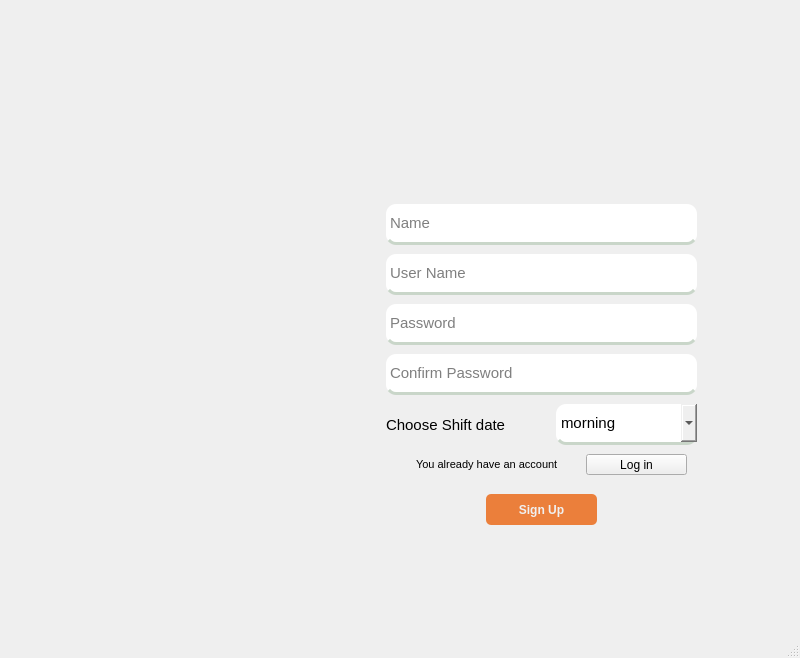
<?xml version="1.0" encoding="UTF-8"?>
<ui version="4.0">
 <class>MainWindow</class>
 <widget class="QMainWindow" name="MainWindow">
  <property name="geometry">
   <rect>
    <x>0</x>
    <y>0</y>
    <width>800</width>
    <height>658</height>
   </rect>
  </property>
  <property name="windowTitle">
   <string>MainWindow</string>
  </property>
  <property name="styleSheet">
   <string notr="true">QWidget#frmLogin,QWidget#frmPopup,QWidget#frmHostInfo,QWidget#frmLogout,QWidget#frmConfig,QWidget#frmData,QWidget#frmDefence,QWidget#frmHost,QWidget#frmMain,QWidget#frmPwd,QWidget#frmSelect,QWidget#frmMessageBox{
	border:1px solid #1B89CA;
	border-radius:0px;	
}

.QFrame{
	border:0px solid #5CACEE;
	border-radius:5px;
}

QWidget#widget_title{
	background: qlineargradient(spread:pad, x1:0, y1:0, x2:0, y2:1, stop:0 #1B89CA, stop:1 #1077B5);
}

QLabel#lab_Ico,QLabel#lab_Title{
	border-radius:0px;
	color: #F0F0F0;
	background-color:rgba(0,0,0,0);
	border-style:none;
}

QLineEdit {
	border: 1px solid #5CACEE;
	border-radius: 5px;
	padding: 2px;
	background: none;
	selection-background-color: #1B89CA;
	border-color: rgb(255, 255, 255);
border-bottom-color: rgb(204, 204, 204);
border-right-color: rgb(204, 204, 204);
border-left-color: rgb(204, 204, 204);

border-bottom-color: rgb(201, 214, 201);
border-radius: 10px;
 border-width: 0px;
 border-bottom-width: 3px;
}

QLineEdit[echoMode=&quot;2&quot;] { 
	lineedit-password-character: 9679; 
}

.QGroupBox{
	border: 1px solid #5CACEE;
	border-radius: 5px;
}

.QPushButton{
	border-style: none;
	border: 0px;
	color: #F0F0F0;
	padding: 5px;	
	min-height: 20px;
	border-radius:5px;
	background: qlineargradient(spread:pad, x1:0, y1:0, x2:0, y2:1, stop:0 #EB7F3B, stop:1 #EB7F3B); 
}

.QPushButton[focusPolicy=&quot;0&quot;] {
	border-style: none;
	border: 0px;
	color: #F0F0F0;
	padding: 0px;	
	min-height: 10px;
	border-radius:3px;
	background: qlineargradient(spread:pad, x1:0, y1:0, x2:0, y2:1, stop:0 #EB7F3B, stop:1 #EB7F3B); 
}

.QPushButton:hover{ 
	background: qlineargradient(spread:pad, x1:0, y1:0, x2:0, y2:1, stop:0 #e49f77, stop:1 #e49f77);
}

.QPushButton:pressed{ 
	background: qlineargradient(spread:pad, x1:0, y1:0, x2:0, y2:1, stop:0 #EB7F3B, stop:1 #EB7F3B);
}

QPushButton#btnMenu,QPushButton#btnMenu_Min,QPushButton#btnMenu_Max,QPushButton#btnMenu_Close{
	border-radius:0px;
	color: #F0F0F0;
	background-color:rgba(0,0,0,0);
	border-style:none;
}

QPushButton#btnMenu:hover,QPushButton#btnMenu_Min:hover,QPushButton#btnMenu_Max:hover{
	background-color: qlineargradient(spread:pad, x1:0, y1:1, x2:0, y2:0, stop:0 rgba(25, 134, 199, 0), stop:1 #5CACEE);
}

QPushButton#btnMenu_Close:hover{
	background-color: qlineargradient(spread:pad, x1:0, y1:1, x2:0, y2:0, stop:0 rgba(238, 0, 0, 128), stop:1 rgba(238, 44, 44, 255));
}


QCheckBox {
	spacing: 2px; 
}

QCheckBox::indicator {
	width: 20px;
	height: 20px;
}

QCheckBox::indicator:unchecked {
	image: url(:/qss_icons/img_rc/checkbox_unchecked.png);
}

QCheckBox::indicator:checked {
	image: url(:/qss_icons/img_rc/checkbox_checked.png); 
}

QRadioButton {
	spacing: 2px;
}

QRadioButton::indicator {
	width: 15px; 
	height: 15px; 
}

QRadioButton::indicator::unchecked {
	image: url(:/qss_icons/img_rc/radio_normal.png); 
}

QRadioButton::indicator::checked {
	image: url(:/qss_icons/img_rc/radio_selected.png); 
}

QComboBox,QDateEdit{
	border-radius: 3px;
	padding: 1px 10px 1px 5px;
	border: 3px solid #5CACEE;
border-bottom-color: rgb(204, 204, 204);
border-right-color: rgb(204, 204, 204);
border-left-color: rgb(204, 204, 204);

border-bottom-color: rgb(201, 214, 201);
border-radius: 10px;
 border-width: 0px;
 border-bottom-width: 3px;
}





QMenu {
	background-color:#F0F0F0;
	margin: 2px;
}

QMenu::item {	
	padding: 2px 12px 2px 12px;
}

QMenu::indicator {
	width: 13px;
	height: 13px;
}

QMenu::item:selected {
	color: #FFFFFF;
	background: qlineargradient(spread:pad, x1:0, y1:0, x2:0, y2:1, stop:0 #1B89CA, stop:1 #1077B5); 
}

QMenu::separator {
	height: 1px;
	background: #5CACEE;
}

QProgressBar {
	border-radius: 5px;
	text-align: center;
	border: 1px solid #5CACEE;
}

QProgressBar::chunk {
	width: 5px; 
	margin: 0.5px;
	background-color: #1B89CA;
}

QSlider::groove:horizontal,QSlider::add-page:horizontal { 
	background: #808080; 
	height: 8px; 
	border-radius: 3px; 
}

QSlider::sub-page:horizontal {
	height: 8px; 
	border-radius: 3px;
	background: qlineargradient(spread:pad, x1:0, y1:0, x2:0, y2:1, stop:0 #1B89CA, stop:1 #1077B5); 
}

QSlider::handle:horizontal {
	width: 13px; 
	margin-top: -3px; 
	margin-bottom: -3px; 
	border-radius: 6px;
	background: qradialgradient(spread:pad, cx:0.5, cy:0.5, radius:0.5, fx:0.5, fy:0.5,stop:0.6 #F0F0F0, stop:0.778409 #5CACEE);
}

QSlider::handle:horizontal:hover {
	background: qradialgradient(spread: pad, cx: 0.5, cy: 0.5, radius: 0.5, fx: 0.5, fy: 0.5, stop: 0.6 #F0F0F0,stop:0.778409 #1B89CA);
}

QSlider::groove:vertical,QSlider::sub-page:vertical {
	background:#808080; 
	width: 8px; 
	border-radius: 3px;
}

QSlider::add-page:vertical {
	width: 8px;
	border-radius: 3px;
	background: qlineargradient(spread:pad, x1:0, y1:0, x2:0, y2:1, stop:0 #1B89CA, stop:1 #1077B5); 
}

QSlider::handle:vertical {
	height: 14px; 
	margin-left: -3px;
	margin-right: -3px;
	border-radius: 6px;
	background: qradialgradient(spread: pad, cx: 0.5, cy: 0.5, radius: 0.5, fx: 0.5, fy: 0.5, stop: 0.6 #F0F0F0, stop:0.778409 #5CACEE);
}

QSlider::handle:vertical:hover {
	background: qradialgradient(spread: pad, cx: 0.5, cy: 0.5, radius: 0.5, fx: 0.5, fy: 0.5, stop: 0.6 #F0F0F0,stop:0.778409 #1B89CA);
}

QScrollBar:vertical {
	width:10px; 
	background-color:rgba(0,0,0,0%); 
	padding-top:10px; 
	padding-bottom:10px;
}

QScrollBar:horizontal {
	height:10px; 
	background-color:rgba(0,0,0,0%); 
	padding-left:10px; padding-right:10px;
}

QScrollBar::handle:vertical {
	width:10px;
	background: qlineargradient(spread:pad, x1:0, y1:0, x2:0, y2:1, stop:0 #5CACEE, stop:1 #4F94CD); 
}

QScrollBar::handle:horizontal {
	height:10px;
	background: qlineargradient(spread:pad, x1:0, y1:0, x2:0, y2:1, stop:0 #5CACEE, stop:1 #4F94CD); 
}

QScrollBar::handle:vertical:hover {
	width:10px;
	background: qlineargradient(spread:pad, x1:0, y1:0, x2:0, y2:1, stop:0 #1B89CA, stop:1 #1077B5); 
}

QScrollBar::handle:horizontal:hover {
	height:10px;
	background: qlineargradient(spread:pad, x1:0, y1:0, x2:0, y2:1, stop:0 #1B89CA, stop:1 #1077B5); 
}

QScrollBar::add-line:vertical {
	height:10px;
	width:10px;
	subcontrol-position: bottom; 
	subcontrol-origin: margin;
	border-image:url(:/qss_icons/img_rc/add-line_vertical.png);
}

QScrollBar::add-line:horizontal {
	height:10px;
	width:10px;
	subcontrol-position: right;
	subcontrol-origin: margin;
	border-image:url(:/qss_icons/img_rc/add-line_horizontal.png);
}

QScrollBar::sub-line:vertical {
	height:10px;
	width:10px;
	subcontrol-position: top; 
	subcontrol-origin: margin;
	border-image:url(:/qss_icons/img_rc/sub-line_vertical.png);
}

QScrollBar::sub-line:horizontal {
	height:10px;
	width:10px;
	subcontrol-position: left;
	subcontrol-origin: margin;
	border-image:url(:/qss_icons/img_rc/sub-line_horizontal.png);
}

QScrollBar::add-page:vertical,QScrollBar::sub-page:vertical {
	width:10px;
	background: #C0C0C0;
}

QScrollBar::add-page:horizontal,QScrollBar::sub-page:horizontal {
	height:10px;
	background: #C0C0C0;
}

QScrollArea {
	border: 0px ; 
}

QTreeView,QListView,QTableView{
	border: 1px solid #5CACEE; 
	selection-background-color: #1B89CA;
	selection-color: #F0F0F0;
}

QTableView::item:selected, QListView::item:selected, QTreeView::item:selected {
	color: #F0F0F0;
	background: qlineargradient(spread:pad, x1:0, y1:0, x2:0, y2:1, stop:0 #1B89CA, stop:1 #1077B5); 
}

QTableView::item:hover, QListView::item:hover, QTreeView::item:hover {
	color: #F0F0F0;
	background: qlineargradient(spread:pad, x1:0, y1:0, x2:0, y2:1, stop:0 #5CACEE, stop:1 #4F94CD); 
}

QTableView::item, QListView::item, QTreeView::item {
	padding: 5px; 
	margin: 0px; 
}

QHeaderView::section {
	padding:3px;
	margin:0px;
	color:#F0F0F0;
	border: 1px solid #F0F0F0;
	background: qlineargradient(spread:pad, x1:0, y1:0, x2:0, y2:1, stop:0 #5CACEE, stop:1 #4F94CD);
}

QTabBar::tab {
	border-bottom-left-radius:0px;
	border-bottom-right-radius:0px;
	color: #F0F0F0;
	min-width: 60px;
	min-height: 20px;
	padding: 3px 8px 3px 8px;
	margin:1px;
	background: qlineargradient(spread:pad, x1:0, y1:0, x2:0, y2:1, stop:0 #5CACEE, stop:1 #4F94CD); 
}

QTabBar::tab:selected, QTabBar::tab:hover {
	background: qlineargradient(spread:pad, x1:0, y1:0, x2:0, y2:1, stop:0 #1B89CA, stop:1 #1077B5); 
}

QStatusBar::item {
     border: 1px solid #5CACEE;
     border-radius: 3px;
}
QPushButton:hover {
            background-color: yellow;
        }</string>
  </property>
  <widget class="QWidget" name="centralwidget">
   <layout class="QVBoxLayout" name="verticalLayout">
    <item>
     <widget class="QFrame" name="frame">
      <property name="frameShape">
       <enum>QFrame::StyledPanel</enum>
      </property>
      <property name="frameShadow">
       <enum>QFrame::Raised</enum>
      </property>
      <layout class="QHBoxLayout" name="horizontalLayout">
       <item>
        <widget class="QFrame" name="frame_3">
         <property name="frameShape">
          <enum>QFrame::StyledPanel</enum>
         </property>
         <property name="frameShadow">
          <enum>QFrame::Raised</enum>
         </property>
         <layout class="QGridLayout" name="gridLayout">
          <item row="0" column="1">
           <widget class="QLabel" name="label_3">
            <property name="maximumSize">
             <size>
              <width>300</width>
              <height>300</height>
             </size>
            </property>
            <property name="styleSheet">
             <string notr="true">image: url(:/newPrefix/logo.png);</string>
            </property>
            <property name="text">
             <string/>
            </property>
           </widget>
          </item>
         </layout>
        </widget>
       </item>
       <item>
        <widget class="QFrame" name="frame_2">
         <property name="minimumSize">
          <size>
           <width>455</width>
           <height>0</height>
          </size>
         </property>
         <property name="frameShape">
          <enum>QFrame::StyledPanel</enum>
         </property>
         <property name="frameShadow">
          <enum>QFrame::Raised</enum>
         </property>
         <layout class="QVBoxLayout" name="verticalLayout_2">
          <property name="topMargin">
           <number>0</number>
          </property>
          <property name="bottomMargin">
           <number>0</number>
          </property>
          <item>
           <widget class="QFrame" name="frame_4">
            <property name="minimumSize">
             <size>
              <width>0</width>
              <height>150</height>
             </size>
            </property>
            <property name="frameShape">
             <enum>QFrame::StyledPanel</enum>
            </property>
            <property name="frameShadow">
             <enum>QFrame::Raised</enum>
            </property>
            <widget class="QLabel" name="label_sign">
             <property name="geometry">
              <rect>
               <x>0</x>
               <y>70</y>
               <width>401</width>
               <height>81</height>
              </rect>
             </property>
             <property name="font">
              <font>
               <pointsize>18</pointsize>
               <weight>75</weight>
               <bold>true</bold>
              </font>
             </property>
             <property name="text">
              <string/>
             </property>
            </widget>
           </widget>
          </item>
          <item>
           <widget class="QFrame" name="frame_5">
            <property name="minimumSize">
             <size>
              <width>5</width>
              <height>400</height>
             </size>
            </property>
            <property name="frameShape">
             <enum>QFrame::StyledPanel</enum>
            </property>
            <property name="frameShadow">
             <enum>QFrame::Raised</enum>
            </property>
            <widget class="QComboBox" name="shift_date">
             <property name="geometry">
              <rect>
               <x>220</x>
               <y>230</y>
               <width>141</width>
               <height>41</height>
              </rect>
             </property>
             <property name="font">
              <font>
               <pointsize>11</pointsize>
              </font>
             </property>
             <property name="layoutDirection">
              <enum>Qt::LeftToRight</enum>
             </property>
             <property name="styleSheet">
              <string notr="true">/**background-color:rgba(0, 0, 0, 0);
border:none;
border-bottom:2px solid rgba(105, 118, 132, 255);
color:rgba(255, 255, 255, 230);
padding-bottom:7px;</string>
             </property>
             <property name="editable">
              <bool>false</bool>
             </property>
             <property name="currentText">
              <string notr="true">morning</string>
             </property>
             <property name="currentIndex">
              <number>0</number>
             </property>
             <property name="insertPolicy">
              <enum>QComboBox::InsertAtCurrent</enum>
             </property>
             <property name="duplicatesEnabled">
              <bool>false</bool>
             </property>
             <property name="frame">
              <bool>true</bool>
             </property>
             <item>
              <property name="text">
               <string>morning</string>
              </property>
             </item>
             <item>
              <property name="text">
               <string>evening</string>
              </property>
             </item>
            </widget>
            <widget class="QLabel" name="error_confirm">
             <property name="geometry">
              <rect>
               <x>120</x>
               <y>350</y>
               <width>191</width>
               <height>20</height>
              </rect>
             </property>
             <property name="text">
              <string/>
             </property>
            </widget>
            <widget class="QLineEdit" name="username">
             <property name="geometry">
              <rect>
               <x>50</x>
               <y>80</y>
               <width>311</width>
               <height>41</height>
              </rect>
             </property>
             <property name="font">
              <font>
               <pointsize>11</pointsize>
              </font>
             </property>
             <property name="styleSheet">
              <string notr="true">/**background-color:rgba(0, 0, 0, 0);
border:none;
border-bottom:2px solid rgba(105, 118, 132, 255);
color:rgba(255, 255, 255, 230);
padding-bottom:7px;</string>
             </property>
             <property name="text">
              <string/>
             </property>
             <property name="placeholderText">
              <string>User Name</string>
             </property>
            </widget>
            <widget class="QPushButton" name="submit_singup">
             <property name="geometry">
              <rect>
               <x>150</x>
               <y>320</y>
               <width>111</width>
               <height>31</height>
              </rect>
             </property>
             <property name="font">
              <font>
               <weight>75</weight>
               <bold>true</bold>
              </font>
             </property>
             <property name="text">
              <string>Sign Up</string>
             </property>
            </widget>
            <widget class="QLineEdit" name="password2">
             <property name="geometry">
              <rect>
               <x>50</x>
               <y>180</y>
               <width>311</width>
               <height>41</height>
              </rect>
             </property>
             <property name="font">
              <font>
               <pointsize>11</pointsize>
              </font>
             </property>
             <property name="styleSheet">
              <string notr="true">/**background-color:rgba(0, 0, 0, 0);
border:none;
border-bottom:2px solid rgba(105, 118, 132, 255);
color:rgba(255, 255, 255, 230);
padding-bottom:7px;</string>
             </property>
             <property name="text">
              <string/>
             </property>
             <property name="echoMode">
              <enum>QLineEdit::Password</enum>
             </property>
             <property name="placeholderText">
              <string>Confirm Password</string>
             </property>
            </widget>
            <widget class="QLineEdit" name="password1">
             <property name="geometry">
              <rect>
               <x>50</x>
               <y>130</y>
               <width>311</width>
               <height>41</height>
              </rect>
             </property>
             <property name="font">
              <font>
               <pointsize>11</pointsize>
              </font>
             </property>
             <property name="styleSheet">
              <string notr="true">/**background-color:rgba(0, 0, 0, 0);
border:none;
border-bottom:2px solid rgba(105, 118, 132, 255);
color:rgba(255, 255, 255, 230);
padding-bottom:7px;</string>
             </property>
             <property name="text">
              <string/>
             </property>
             <property name="echoMode">
              <enum>QLineEdit::Password</enum>
             </property>
             <property name="placeholderText">
              <string>Password</string>
             </property>
            </widget>
            <widget class="QLabel" name="label">
             <property name="geometry">
              <rect>
               <x>50</x>
               <y>230</y>
               <width>161</width>
               <height>41</height>
              </rect>
             </property>
             <property name="font">
              <font>
               <pointsize>11</pointsize>
              </font>
             </property>
             <property name="text">
              <string>Choose Shift date</string>
             </property>
            </widget>
            <widget class="QLineEdit" name="name">
             <property name="geometry">
              <rect>
               <x>50</x>
               <y>30</y>
               <width>311</width>
               <height>41</height>
              </rect>
             </property>
             <property name="font">
              <font>
               <pointsize>11</pointsize>
              </font>
             </property>
             <property name="styleSheet">
              <string notr="true">/**background-color:rgba(0, 0, 0, 0);
border:none;
border-bottom:2px solid rgba(105, 118, 132, 255);
color:rgba(255, 255, 255, 230);
padding-bottom:7px;</string>
             </property>
             <property name="text">
              <string/>
             </property>
             <property name="placeholderText">
              <string>Name</string>
             </property>
            </widget>
            <widget class="QLabel" name="label_2">
             <property name="geometry">
              <rect>
               <x>390</x>
               <y>481</y>
               <width>121</width>
               <height>21</height>
              </rect>
             </property>
             <property name="font">
              <font>
               <underline>true</underline>
              </font>
             </property>
             <property name="text">
              <string>Don't have an account?</string>
             </property>
            </widget>
            <widget class="QFrame" name="frame_7">
             <property name="geometry">
              <rect>
               <x>377</x>
               <y>300</y>
               <width>321</width>
               <height>105</height>
              </rect>
             </property>
             <property name="frameShape">
              <enum>QFrame::StyledPanel</enum>
             </property>
             <property name="frameShadow">
              <enum>QFrame::Raised</enum>
             </property>
            </widget>
            <widget class="QToolButton" name="sign_up">
             <property name="geometry">
              <rect>
               <x>530</x>
               <y>481</y>
               <width>91</width>
               <height>21</height>
              </rect>
             </property>
             <property name="text">
              <string>Sign up</string>
             </property>
            </widget>
            <widget class="QLabel" name="label_4">
             <property name="geometry">
              <rect>
               <x>80</x>
               <y>280</y>
               <width>171</width>
               <height>21</height>
              </rect>
             </property>
             <property name="font">
              <font>
               <pointsize>8</pointsize>
              </font>
             </property>
             <property name="text">
              <string>You already have an account </string>
             </property>
            </widget>
            <widget class="QToolButton" name="login_back">
             <property name="geometry">
              <rect>
               <x>250</x>
               <y>280</y>
               <width>101</width>
               <height>21</height>
              </rect>
             </property>
             <property name="text">
              <string>Log in</string>
             </property>
            </widget>
           </widget>
          </item>
          <item>
           <widget class="QFrame" name="frame_6">
            <property name="minimumSize">
             <size>
              <width>50</width>
              <height>25</height>
             </size>
            </property>
            <property name="frameShape">
             <enum>QFrame::StyledPanel</enum>
            </property>
            <property name="frameShadow">
             <enum>QFrame::Raised</enum>
            </property>
           </widget>
          </item>
         </layout>
        </widget>
       </item>
      </layout>
     </widget>
    </item>
   </layout>
  </widget>
  <widget class="QStatusBar" name="statusbar"/>
 </widget>
 <resources/>
 <connections/>
</ui>
